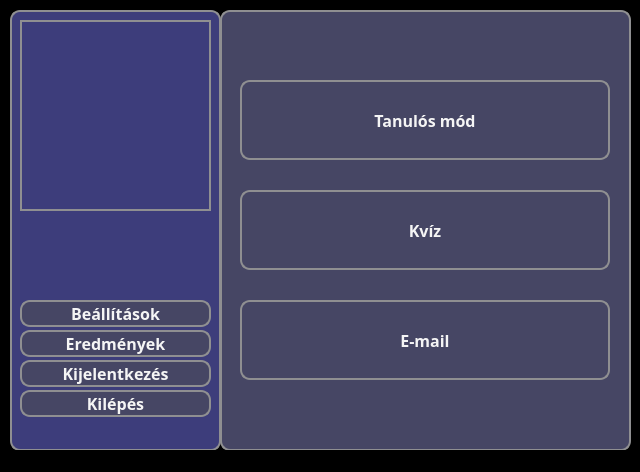
<?xml version="1.0" encoding="UTF-8"?>
<ui version="4.0">
 <class>MainWindow</class>
 <widget class="QMainWindow" name="MainWindow">
  <property name="geometry">
   <rect>
    <x>0</x>
    <y>0</y>
    <width>640</width>
    <height>472</height>
   </rect>
  </property>
  <property name="windowTitle">
   <string>Főképernyő</string>
  </property>
  <property name="styleSheet">
   <string notr="true">* {
	background-color: #000000;
}</string>
  </property>
  <widget class="QWidget" name="centralwidget">
   <widget class="QWidget" name="widget" native="true">
    <property name="geometry">
     <rect>
      <x>220</x>
      <y>10</y>
      <width>411</width>
      <height>441</height>
     </rect>
    </property>
    <property name="styleSheet">
     <string notr="true">* {
	background-color: rgb(70, 70, 100);
	border: 2px solid #8f8f91;
	border-radius: 10px;
	color: white;
	font-size: 16px;
	font-weight: bold;
}
</string>
    </property>
    <widget class="QPushButton" name="learningGameButton">
     <property name="geometry">
      <rect>
       <x>20</x>
       <y>70</y>
       <width>370</width>
       <height>80</height>
      </rect>
     </property>
     <property name="font">
      <font>
       <family>Corbel</family>
       <pointsize>-1</pointsize>
       <bold>true</bold>
      </font>
     </property>
     <property name="styleSheet">
      <string notr="true">* {
	background-color:  rgb(70, 70, 100);
	color: whitesmoke;
}

*:hover {
	background-color: #3d3d7b;
	color: white;
}</string>
     </property>
     <property name="text">
      <string>Tanulós mód</string>
     </property>
    </widget>
    <widget class="QPushButton" name="quizGameButton">
     <property name="geometry">
      <rect>
       <x>20</x>
       <y>180</y>
       <width>370</width>
       <height>80</height>
      </rect>
     </property>
     <property name="font">
      <font>
       <family>Corbel</family>
       <pointsize>-1</pointsize>
       <bold>true</bold>
      </font>
     </property>
     <property name="styleSheet">
      <string notr="true">* {
	background-color:  rgb(70, 70, 100);
	color: whitesmoke;
}

*:hover {
	background-color: #3d3d7b;
	color: white;
}</string>
     </property>
     <property name="text">
      <string>Kvíz</string>
     </property>
    </widget>
    <widget class="QPushButton" name="emailGameButton">
     <property name="geometry">
      <rect>
       <x>20</x>
       <y>290</y>
       <width>370</width>
       <height>80</height>
      </rect>
     </property>
     <property name="font">
      <font>
       <family>Corbel</family>
       <pointsize>-1</pointsize>
       <bold>true</bold>
      </font>
     </property>
     <property name="styleSheet">
      <string notr="true">* {
	background-color:  rgb(70, 70, 100);
	color: whitesmoke;
}

*:hover {
	background-color: #3d3d7b;
	color: white;
}</string>
     </property>
     <property name="text">
      <string>E-mail</string>
     </property>
    </widget>
   </widget>
   <widget class="QWidget" name="widget_2" native="true">
    <property name="geometry">
     <rect>
      <x>10</x>
      <y>10</y>
      <width>211</width>
      <height>441</height>
     </rect>
    </property>
    <property name="styleSheet">
     <string notr="true">* {
	background-color: rgb(61, 61, 123);
	border: 2px solid #8f8f91;
	border-radius: 10px;
	color: white;
	font-size: 16px;
	font-weight: bold;
}</string>
    </property>
    <widget class="QFrame" name="profilePicture">
     <property name="geometry">
      <rect>
       <x>10</x>
       <y>10</y>
       <width>191</width>
       <height>191</height>
      </rect>
     </property>
     <property name="styleSheet">
      <string notr="true">border-radius: 0px;</string>
     </property>
     <property name="frameShape">
      <enum>QFrame::StyledPanel</enum>
     </property>
     <property name="frameShadow">
      <enum>QFrame::Raised</enum>
     </property>
    </widget>
    <widget class="QPushButton" name="resultsButton">
     <property name="geometry">
      <rect>
       <x>10</x>
       <y>320</y>
       <width>191</width>
       <height>27</height>
      </rect>
     </property>
     <property name="font">
      <font>
       <family>Corbel</family>
       <pointsize>-1</pointsize>
       <bold>true</bold>
      </font>
     </property>
     <property name="styleSheet">
      <string notr="true">* {
	background-color:  rgb(70, 70, 100);
	color: whitesmoke;
}

*:hover {
	background-color: #3d3d7b;
	color: white;
}</string>
     </property>
     <property name="text">
      <string>Eredmények</string>
     </property>
    </widget>
    <widget class="QPushButton" name="settingsButton">
     <property name="geometry">
      <rect>
       <x>10</x>
       <y>290</y>
       <width>191</width>
       <height>27</height>
      </rect>
     </property>
     <property name="font">
      <font>
       <family>Corbel</family>
       <pointsize>-1</pointsize>
       <bold>true</bold>
      </font>
     </property>
     <property name="styleSheet">
      <string notr="true">* {
	background-color:  rgb(70, 70, 100);
	color: whitesmoke;
}

*:hover {
	background-color: #3d3d7b;
	color: white;
}</string>
     </property>
     <property name="text">
      <string>Beállítások</string>
     </property>
    </widget>
    <widget class="QPushButton" name="logOutButton">
     <property name="geometry">
      <rect>
       <x>10</x>
       <y>350</y>
       <width>191</width>
       <height>27</height>
      </rect>
     </property>
     <property name="font">
      <font>
       <family>Corbel</family>
       <pointsize>-1</pointsize>
       <bold>true</bold>
      </font>
     </property>
     <property name="styleSheet">
      <string notr="true">* {
	background-color:  rgb(70, 70, 100);
	color: whitesmoke;
}

*:hover {
	background-color: #3d3d7b;
	color: white;
}</string>
     </property>
     <property name="text">
      <string>Kijelentkezés</string>
     </property>
    </widget>
    <widget class="QPushButton" name="exitButton">
     <property name="geometry">
      <rect>
       <x>10</x>
       <y>380</y>
       <width>191</width>
       <height>27</height>
      </rect>
     </property>
     <property name="font">
      <font>
       <family>Corbel</family>
       <pointsize>-1</pointsize>
       <bold>true</bold>
      </font>
     </property>
     <property name="styleSheet">
      <string notr="true">* {
	background-color:  rgb(70, 70, 100);
	color: whitesmoke;
}

*:hover {
	background-color: #3d3d7b;
	color: white;
}</string>
     </property>
     <property name="text">
      <string>Kilépés</string>
     </property>
    </widget>
    <widget class="QLabel" name="usernameLabel">
     <property name="geometry">
      <rect>
       <x>10</x>
       <y>210</y>
       <width>191</width>
       <height>61</height>
      </rect>
     </property>
     <property name="styleSheet">
      <string notr="true">border-style: none; color: whitesmoke;</string>
     </property>
     <property name="alignment">
      <set>Qt::AlignCenter</set>
     </property>
     <property name="wordWrap">
      <bool>true</bool>
     </property>
    </widget>
   </widget>
  </widget>
  <widget class="QStatusBar" name="statusbar"/>
 </widget>
 <resources/>
 <connections/>
</ui>
